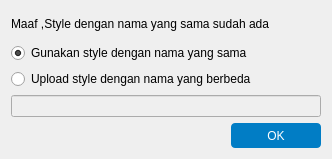
<?xml version="1.0" encoding="UTF-8"?>
<ui version="4.0">
 <class>SLD</class>
 <widget class="QDialog" name="SLD">
  <property name="geometry">
   <rect>
    <x>0</x>
    <y>0</y>
    <width>332</width>
    <height>159</height>
   </rect>
  </property>
  <property name="windowTitle">
   <string>SLD</string>
  </property>
  <layout class="QVBoxLayout" name="verticalLayout">
   <item>
    <widget class="QLabel" name="label">
     <property name="styleSheet">
      <string notr="true">font-size: 12px;</string>
     </property>
     <property name="text">
      <string>Maaf ,Style dengan nama yang sama sudah ada</string>
     </property>
    </widget>
   </item>
   <item>
    <widget class="QRadioButton" name="style_lama">
     <property name="enabled">
      <bool>true</bool>
     </property>
     <property name="text">
      <string>Gunakan style dengan nama yang sama</string>
     </property>
     <property name="checked">
      <bool>true</bool>
     </property>
    </widget>
   </item>
   <item>
    <widget class="QRadioButton" name="style_baru">
     <property name="text">
      <string>Upload style dengan nama yang berbeda</string>
     </property>
    </widget>
   </item>
   <item>
    <widget class="QLineEdit" name="nama_file">
     <property name="enabled">
      <bool>false</bool>
     </property>
    </widget>
   </item>
   <item>
    <layout class="QHBoxLayout" name="horizontalLayout">
     <item>
      <spacer name="horizontalSpacer">
       <property name="orientation">
        <enum>Qt::Horizontal</enum>
       </property>
       <property name="sizeHint" stdset="0">
        <size>
         <width>40</width>
         <height>20</height>
        </size>
       </property>
      </spacer>
     </item>
     <item>
      <widget class="QPushButton" name="accept">
       <property name="cursor">
        <cursorShape>PointingHandCursor</cursorShape>
       </property>
       <property name="mouseTracking">
        <bool>false</bool>
       </property>
       <property name="acceptDrops">
        <bool>false</bool>
       </property>
       <property name="styleSheet">
        <string notr="true">QPushButton {color:white;
background-color:rgb(1, 125, 197);
border:0px;
border-radius: 4px;
padding: 5px;
font-size: 12px;
height:15px;
width:80px;}
QPushButton:hover
{
background-color:rgb(21, 50, 92);
color:white
}</string>
       </property>
       <property name="text">
        <string>OK</string>
       </property>
      </widget>
     </item>
    </layout>
   </item>
  </layout>
 </widget>
 <resources/>
 <connections/>
</ui>
